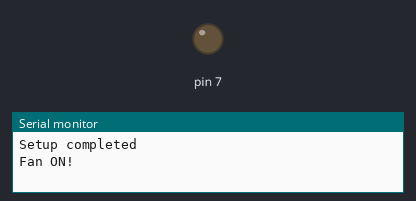
The sketch below on a simulated Arduino Uno, built with avr-gcc and run on an emulated ATmega328P. Shown: output pins drawn as LEDs (lit = HIGH), the last lines printed to the serial monitor.

Above: at 10.0 s.
At 17.5 s:
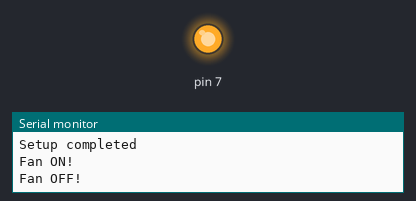
Timing chart, 0 to 24.5 s (numbered marks = the images above):
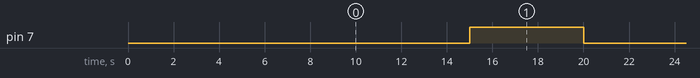

The sketch:

workshop_test_fan_relay.ino
```cpp
void setup() {
  // setup pin 7 (relay - fan control) as an output port
  pinMode(7, OUTPUT);

  // sets up the communication between arduino and computer with cable
  Serial.begin(9600);

  // wait 5 seconds before printing setup complete
  delay(5000);
  Serial.println("Setup completed");
}

void loop() {
  // relay set up to be normally closed for plant health
  digitalWrite(7, LOW);   // turn the fan on (HIGH is the voltage level)
  Serial.println("Fan ON!");
  delay(10000);  // wait for 10 seconds

  digitalWrite(7, HIGH);    // turn the fan off by making the voltage LOW
  Serial.println("Fan OFF!");
  delay(5000);
}
```

Measured:
- by itself, pin 7: alternates HIGH for 5.0 s and LOW for 10.0 s
